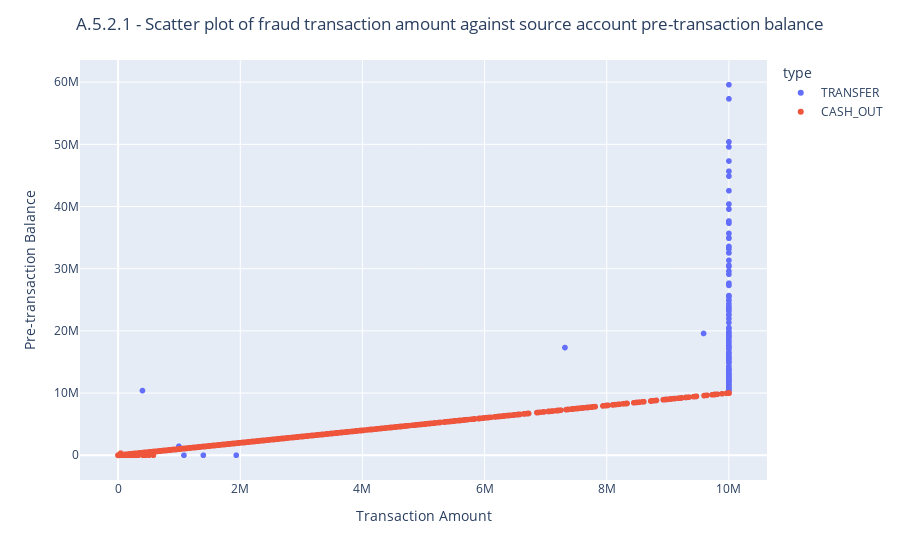

Notebook source saved alongside this figure:
### Markdown cell above
![](images/A.5.2.0_scatter_plot_transcation-amount_against_pre-transaction_balance.png)

### Code cell
# A.5.2.1 Scatter plot of transcation amount against source account pre-transaction balance (for fraud transactions only)
fig = px.scatter(fraud_df, x='amount', y='oldbalanceOrg', color='type')
fig.update_layout(xaxis_title="Transaction Amount", yaxis_title="Pre-transaction Balance", 
                  title={'text': 'A.5.2.1 - Scatter plot of fraud transaction amount against source account pre-transaction balance','x': 0.5,'xanchor': 'center'})
fig.write_image("images/A.5.2.1_scatter_plot_fraud-transcation-amount_against_pre-transaction_balance.png")
fig.write_html("plots/A.5.2.1_scatter_plot_fraud-transcation-amount_against_pre-transaction_balance.html")
fig.show()

### Figure 1 — Plotly figure (JSON) as saved in the notebook; plotly's stock layout.template omitted (floating-point values rounded to 4 significant figures; data arrays with more than 128 entries replaced by an {"elided": "..."} marker saying what was removed)
{"data": [{"hovertemplate": "type=TRANSFER<br>amount=%{x}<br>oldbalanceOrg=%{y}<extra></extra>", "legendgroup": "TRANSFER", "marker": {"color": "#636efa", "symbol": "circle"}, "mode": "markers", "name": "TRANSFER", "showlegend": true, "type": "scattergl", "x": {"elided": "4097 float values"}, "xaxis": "x", "y": {"elided": "4097 float values"}, "yaxis": "y"}, {"hovertemplate": "type=CASH_OUT<br>amount=%{x}<br>oldbalanceOrg=%{y}<extra></extra>", "legendgroup": "CASH_OUT", "marker": {"color": "#EF553B", "symbol": "circle"}, "mode": "markers", "name": "CASH_OUT", "showlegend": true, "type": "scattergl", "x": {"elided": "4116 float values"}, "xaxis": "x", "y": {"elided": "4116 float values"}, "yaxis": "y"}], "layout": {"legend": {"title": {"text": "type"}, "tracegroupgap": 0}, "margin": {"t": 60}, "title": {"text": "A.5.2.1 - Scatter plot of fraud transaction amount against source account pre-transaction balance", "x": 0.5, "xanchor": "center"}, "xaxis": {"anchor": "y", "domain": [0, 1], "title": {"text": "Transaction Amount"}}, "yaxis": {"anchor": "x", "domain": [0, 1], "title": {"text": "Pre-transaction Balance"}}}}
